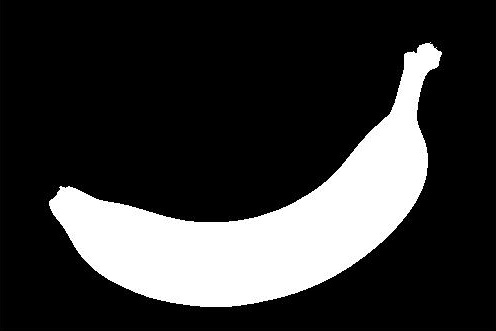
%> input picture boundary_extraction/binaryImg1.jpg, 496 x 331 px
$ octave boundary_extraction_using_dilation.m   (GNU Octave 9; MATLAB toolbox functions it lacks are replaced by stand-ins)
%> lines starting %> are read from the running program, lines starting %| are printed output that depends on the picture
clear all; close all; clc;

% Read an input image
A = imread('binaryImg1.jpg');
%> A is the input picture: size 331x496x3 uint8; min 0, max 255, mean 53.9

% Convert the read image to single channel image
A = rgb2gray(A);
%> A: size 331x496 uint8

% Generate structuring element for use
se = strel('disk', 5);

% Perform image dilation
% To get the object boundary, subtract the original image from the dilated
% version of the orginal image
B_dilated = imdilate(A, se);
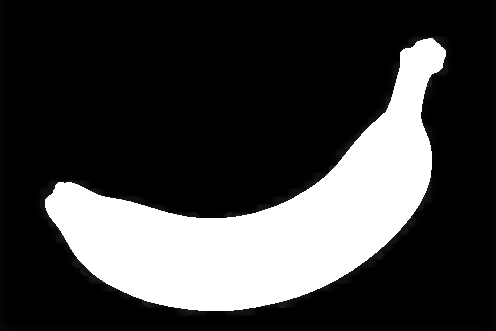
%> B_dilated: size 331x496 uint8; min 0, max 255, mean 62.2

% Subtract the original image from dilated image
B_boundary = B_dilated - A;
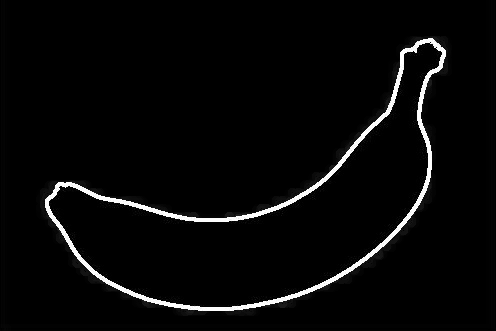
%> B_boundary: size 331x496 uint8; min 0, max 255, mean 8.3

% Display images side by side
figure, subplot(1, 3, 1), imshow(A), title('Original image');
subplot(1, 3, 2), imshow(B_dilated), title('Original image after Dilation');
subplot(1, 3, 3), imshow(B_boundary), title('Original image with highlighted binary object boundaries');
